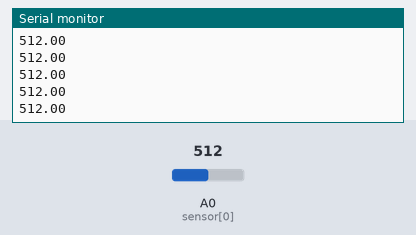
Simulated run of this sketch. Board: Arduino Uno, built with avr-gcc and run on an emulated ATmega328P. Parts: the last lines printed to the serial monitor. The inputs (shaded band) are chosen by the test bench; at power-on: A0 (sensor[0]) = 512.

Above: at 1.2 s.
1.3 s: A0 (sensor[0]) set to 716
At 1.9 s:
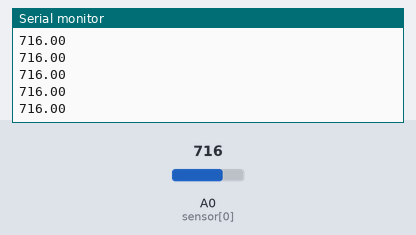
2.8 s: A0 (sensor[0]) set to 900
At 3.4 s:
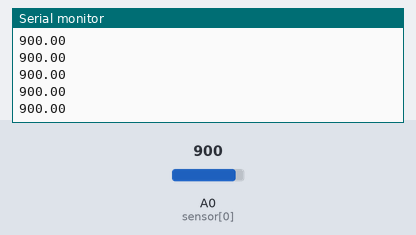
Timing chart, 0 to 5.8 s (numbered marks = the images above; inputs shaded):
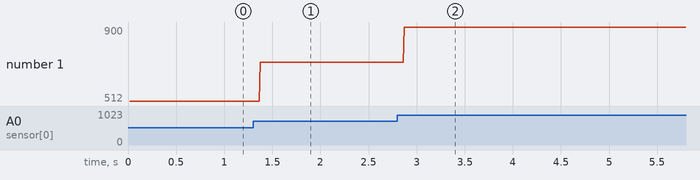

The sketch:

arduinoSensor_BT.ino
```cpp
//Pins
static const uint8_t sensor[]={A0};
static const uint8_t LED[]={0};

double Th = 2.5; //Voltage threshold

double raw[] = {0};

void setup() {

  //set pinmodes
  for (int i=0; i<1; i++){
    pinMode(LED[i],OUTPUT);
  }

  Serial.begin(9600); //baud
  Serial.println("Serial started");
}

void loop() {
  while(!Serial.available()){
    for (int i=0; i<1; i++){
      raw[i] = analogRead(sensor[i]);
      Serial.println(raw[i]);

      if (raw[i]>=Th){
        digitalWrite(LED[i],HIGH);
      }
      else{
        digitalWrite(LED[i],LOW);
      }
    }
  }
}
```

Measured:
- after the input at 1.3 s, the serial monitor: prints a new line after 0.07 s (image 1)
- after the input at 2.8 s, the serial monitor: prints a new line after 0.07 s (image 2)
- plotted number 1: 512 → 716 after the input at 1.3 s, 716 → 900 after the input at 2.8 s
